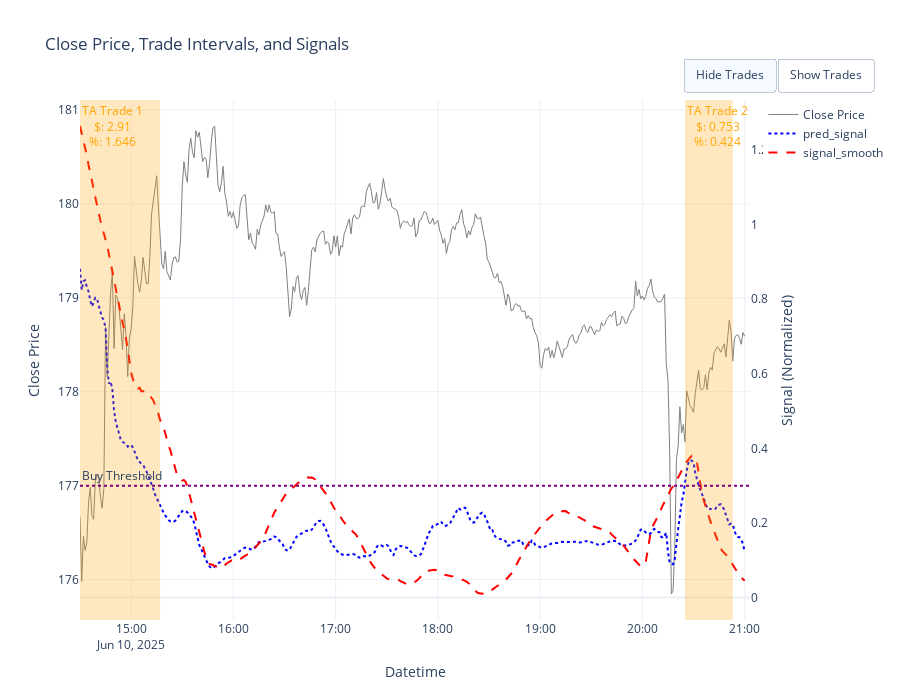
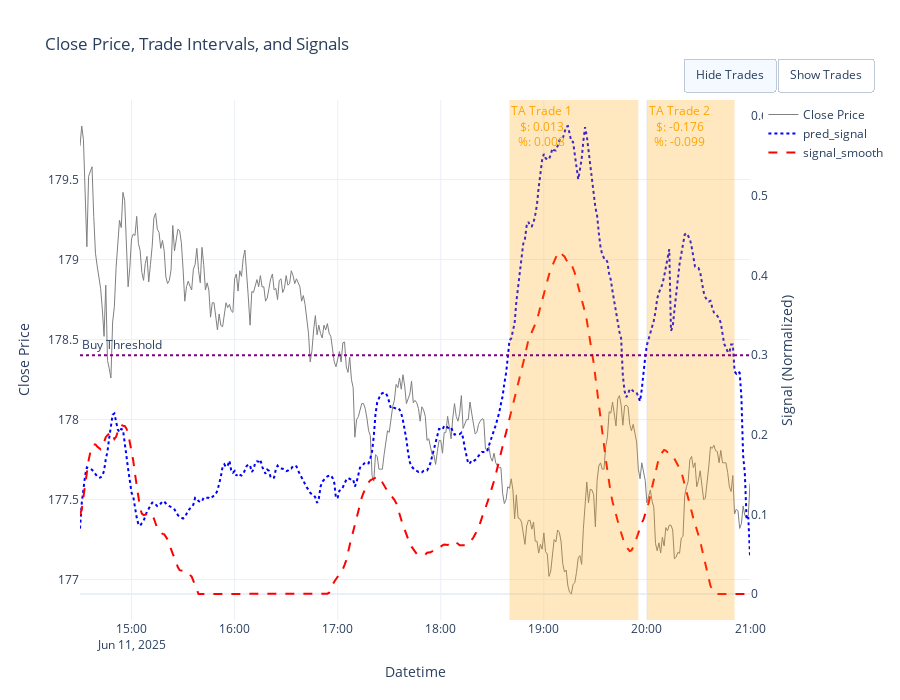

Source (notebook cell) for these figures, in order:
### Code cell
# Choose which days to plot (as pandas Timestamps or ISO strings)
#    For example, let the user pick:
days_to_plot = [
    pd.to_datetime("2025-06-10"),
    pd.to_datetime("2025-06-11"),
    pd.to_datetime("2025-06-14"),
]

# Loop and plot
for day in days_to_plot:
    if day not in sim_results:
        print(f"  → no simulation data for {day.date()}, skipping.")
        continue

    df_sim, trades_list, perf_stats = sim_results[day]

    # call plot_trades from your trading library
    plots.plot_trades(
        df                = df_sim,
        col_signal1       = "pred_signal",
        col_signal2       = "signal_smooth",
        col_action        = "pred_action",          # the same discrete signal column
        trades            = trades_list,            # original trade tuple list
        buy_threshold     = params.pred_threshold_man,  # for the horizontal line
        performance_stats = perf_stats
    )

perf_stats

### Figure 1 — Plotly figure (JSON) as saved in the notebook; plotly's stock layout.template omitted (floating-point values rounded to 4 significant figures; data arrays with more than 128 entries replaced by an {"elided": "..."} marker saying what was removed)
{"data": [{"hoverinfo": "x+y", "hovertemplate": "Date: %{x}<br>Close: %{y:.2f}<extra></extra>", "line": {"color": "grey", "width": 1}, "mode": "lines", "name": "Close Price", "type": "scatter", "x": {"elided": "391 str values"}, "y": {"elided": "391 float values"}}, {"hovertemplate": "Date: %{x}<br>Signal: %{y:.2f}<extra></extra>", "line": {"color": "blue", "dash": "dot", "width": 2}, "mode": "lines", "name": "pred_signal", "type": "scatter", "visible": true, "x": {"elided": "391 str values"}, "y": {"elided": "391 float values"}, "yaxis": "y2"}, {"hovertemplate": "Date: %{x}<br>Smooth Signal: %{y:.2f}<extra></extra>", "line": {"color": "red", "dash": "dash", "width": 2}, "mode": "lines", "name": "signal_smooth", "type": "scatter", "visible": true, "x": {"elided": "391 str values"}, "y": {"elided": "391 float values"}, "yaxis": "y2"}], "layout": {"annotations": [{"font": {"color": "orange"}, "showarrow": false, "text": "TA Trade 1<br>$: 2.91<br>%: 1.646", "x": "2025-06-10T14:30:00", "xanchor": "left", "xref": "x", "y": 1, "yanchor": "top", "yref": "y domain"}, {"font": {"color": "orange"}, "showarrow": false, "text": "TA Trade 2<br>$: 0.753<br>%: 0.424", "x": "2025-06-10T20:25:00", "xanchor": "left", "xref": "x", "y": 1, "yanchor": "top", "yref": "y domain"}, {"showarrow": false, "text": "Buy Threshold", "x": 0, "xanchor": "left", "xref": "x domain", "y": 0.3, "yanchor": "bottom", "yref": "y2"}], "height": 700, "hovermode": "x unified", "shapes": [{"fillcolor": "orange", "line": {"width": 0}, "opacity": 0.25, "type": "rect", "x0": "2025-06-10T14:30:00", "x1": "2025-06-10T15:17:00", "xref": "x", "y0": 0, "y1": 1, "yref": "y domain"}, {"fillcolor": "orange", "line": {"width": 0}, "opacity": 0.25, "type": "rect", "x0": "2025-06-10T20:25:00", "x1": "2025-06-10T20:53:00", "xref": "x", "y0": 0, "y1": 1, "yref": "y domain"}, {"line": {"color": "purple", "dash": "dot"}, "type": "line", "x0": 0, "x1": 1, "xref": "x domain", "y0": 0.3, "y1": 0.3, "yref": "y2"}], "title": {"text": "Close Price, Trade Intervals, and Signals"}, "updatemenus": [{"buttons": [{"args": [{"visible": [true, true, true]}], "label": "Hide Trades", "method": "update"}, {"args": [{"visible": [true, true, true]}], "label": "Show Trades", "method": "update"}], "direction": "left", "pad": {"r": 10, "t": 10}, "showactive": true, "type": "buttons", "x": 0.9, "xanchor": "left", "y": 1.1, "yanchor": "top"}], "xaxis": {"title": {"text": "Datetime"}}, "yaxis": {"title": {"text": "Close Price"}}, "yaxis2": {"overlaying": "y", "showgrid": false, "side": "right", "title": {"text": "Signal (Normalized)"}}}}

### Figure 2 — Plotly figure (JSON) as saved in the notebook; plotly's stock layout.template omitted (floating-point values rounded to 4 significant figures; data arrays with more than 128 entries replaced by an {"elided": "..."} marker saying what was removed)
{"data": [{"hoverinfo": "x+y", "hovertemplate": "Date: %{x}<br>Close: %{y:.2f}<extra></extra>", "line": {"color": "grey", "width": 1}, "mode": "lines", "name": "Close Price", "type": "scatter", "x": {"elided": "391 str values"}, "y": {"elided": "391 float values"}}, {"hovertemplate": "Date: %{x}<br>Signal: %{y:.2f}<extra></extra>", "line": {"color": "blue", "dash": "dot", "width": 2}, "mode": "lines", "name": "pred_signal", "type": "scatter", "visible": true, "x": {"elided": "391 str values"}, "y": {"elided": "391 float values"}, "yaxis": "y2"}, {"hovertemplate": "Date: %{x}<br>Smooth Signal: %{y:.2f}<extra></extra>", "line": {"color": "red", "dash": "dash", "width": 2}, "mode": "lines", "name": "signal_smooth", "type": "scatter", "visible": true, "x": {"elided": "391 str values"}, "y": {"elided": "391 float values"}, "yaxis": "y2"}], "layout": {"annotations": [{"font": {"color": "orange"}, "showarrow": false, "text": "TA Trade 1<br>$: 0.013<br>%: 0.008", "x": "2025-06-11T18:40:00", "xanchor": "left", "xref": "x", "y": 1, "yanchor": "top", "yref": "y domain"}, {"font": {"color": "orange"}, "showarrow": false, "text": "TA Trade 2<br>$: -0.176<br>%: -0.099", "x": "2025-06-11T20:00:00", "xanchor": "left", "xref": "x", "y": 1, "yanchor": "top", "yref": "y domain"}, {"showarrow": false, "text": "Buy Threshold", "x": 0, "xanchor": "left", "xref": "x domain", "y": 0.3, "yanchor": "bottom", "yref": "y2"}], "height": 700, "hovermode": "x unified", "shapes": [{"fillcolor": "orange", "line": {"width": 0}, "opacity": 0.25, "type": "rect", "x0": "2025-06-11T18:40:00", "x1": "2025-06-11T19:55:00", "xref": "x", "y0": 0, "y1": 1, "yref": "y domain"}, {"fillcolor": "orange", "line": {"width": 0}, "opacity": 0.25, "type": "rect", "x0": "2025-06-11T20:00:00", "x1": "2025-06-11T20:51:00", "xref": "x", "y0": 0, "y1": 1, "yref": "y domain"}, {"line": {"color": "purple", "dash": "dot"}, "type": "line", "x0": 0, "x1": 1, "xref": "x domain", "y0": 0.3, "y1": 0.3, "yref": "y2"}], "title": {"text": "Close Price, Trade Intervals, and Signals"}, "updatemenus": [{"buttons": [{"args": [{"visible": [true, true, true]}], "label": "Hide Trades", "method": "update"}, {"args": [{"visible": [true, true, true]}], "label": "Show Trades", "method": "update"}], "direction": "left", "pad": {"r": 10, "t": 10}, "showactive": true, "type": "buttons", "x": 0.9, "xanchor": "left", "y": 1.1, "yanchor": "top"}], "xaxis": {"title": {"text": "Datetime"}}, "yaxis": {"title": {"text": "Close Price"}}, "yaxis2": {"overlaying": "y", "showgrid": false, "side": "right", "title": {"text": "Signal (Normalized)"}}}}
